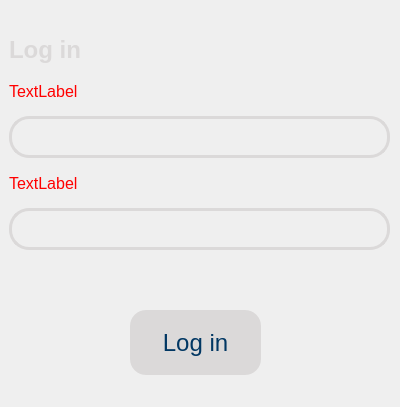
<?xml version="1.0" encoding="UTF-8"?>
<ui version="4.0">
 <class>Login</class>
 <widget class="QWidget" name="Login">
  <property name="geometry">
   <rect>
    <x>0</x>
    <y>0</y>
    <width>400</width>
    <height>407</height>
   </rect>
  </property>
  <property name="windowTitle">
   <string>Form</string>
  </property>
  <widget class="QPushButton" name="pushButton_login">
   <property name="geometry">
    <rect>
     <x>130</x>
     <y>310</y>
     <width>131</width>
     <height>65</height>
    </rect>
   </property>
   <property name="styleSheet">
    <string notr="true">QPushButton{

border: none;
background-color: #DBD9D9;
border-radius:16px;
color:#013763;
min-width:100px;
min-height:65px;
font-size:24px;
}</string>
   </property>
   <property name="text">
    <string>Log in</string>
   </property>
  </widget>
  <widget class="QWidget" name="layoutWidget">
   <property name="geometry">
    <rect>
     <x>9</x>
     <y>24</y>
     <width>381</width>
     <height>241</height>
    </rect>
   </property>
   <layout class="QVBoxLayout" name="verticalLayout">
    <item>
     <widget class="QLabel" name="label">
      <property name="styleSheet">
       <string notr="true">QLabel{

max-height:32px;
font-size:24px;
font-weight:bold;
color:#DBD9D9;


}</string>
      </property>
      <property name="text">
       <string>Log in</string>
      </property>
     </widget>
    </item>
    <item>
     <widget class="QLabel" name="label_userName">
      <property name="maximumSize">
       <size>
        <width>16777215</width>
        <height>18</height>
       </size>
      </property>
      <property name="styleSheet">
       <string notr="true">QLabel{

font-size:16px;
color:red;

}</string>
      </property>
      <property name="text">
       <string>TextLabel</string>
      </property>
     </widget>
    </item>
    <item>
     <widget class="QLineEdit" name="lineEdit_username">
      <property name="styleSheet">
       <string notr="true">QLineEdit{

border-radius:20px;
border :3px solid #DBD9D9;
padding-top: 2px;
padding-bottom: 2px;
padding-left: 20px;
max-height:32px;
background-color:transparent;
color:#DBD9D9;
font-size: 18px;
margin-top:0px;
}


QLineEdit::focus{

border :3px solid #f1f1f1;


}

</string>
      </property>
     </widget>
    </item>
    <item>
     <widget class="QLabel" name="label_password">
      <property name="maximumSize">
       <size>
        <width>16777215</width>
        <height>18</height>
       </size>
      </property>
      <property name="styleSheet">
       <string notr="true">QLabel{

font-size:16px;
color:red;

}</string>
      </property>
      <property name="text">
       <string>TextLabel</string>
      </property>
     </widget>
    </item>
    <item>
     <widget class="QLineEdit" name="lineEdit_password">
      <property name="styleSheet">
       <string notr="true">QLineEdit{

border-radius:20px;
border :3px solid #DBD9D9;
padding-top: 2px;
padding-bottom: 2px;
padding-left: 20px;
max-height:32px;
background-color:transparent;
color:#DBD9D9;
font-size: 18px
}


QLineEdit::focus{

border :3px solid #f1f1f1;


}

</string>
      </property>
     </widget>
    </item>
   </layout>
  </widget>
 </widget>
 <resources/>
 <connections/>
</ui>
